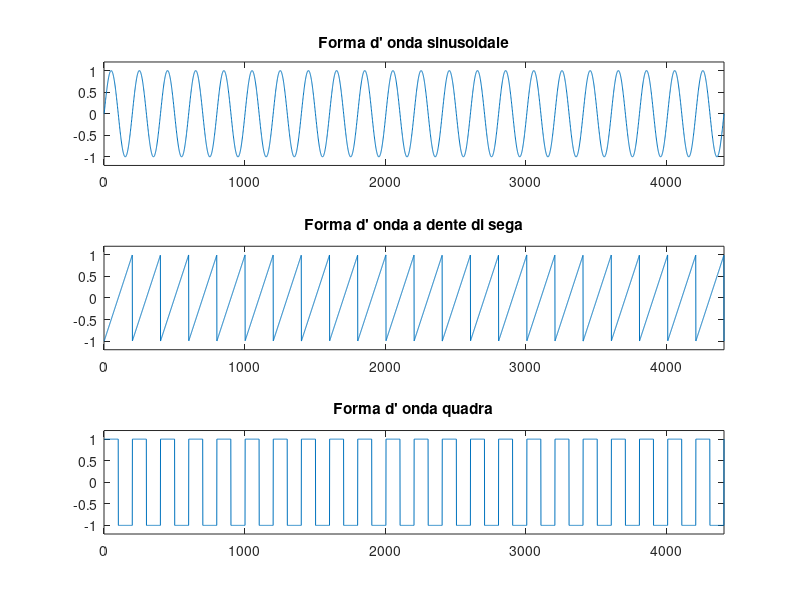

Write MATLAB code to recreate this figure.
srate = 22050;
t = linspace(0,0.2,0.2*srate);
freq = 110;
snd1 = sin(2*pi*freq*t);
snd2 = sawtooth(2*pi*freq*t);
snd3 = square(2*pi*freq*t);

subplot(3,1,1);
plot(snd1);
axis([0 length(snd1) -1.2 1.2]);
title('Forma d'' onda sinusoidale');

subplot(3,1,2);
plot(snd2);
axis([0 length(snd1) -1.2 1.2]);
title('Forma d'' onda a dente di sega');

subplot(3,1,3);
plot(snd3);
axis([0 length(snd1) -1.2 1.2]);
title('Forma d'' onda quadra');
